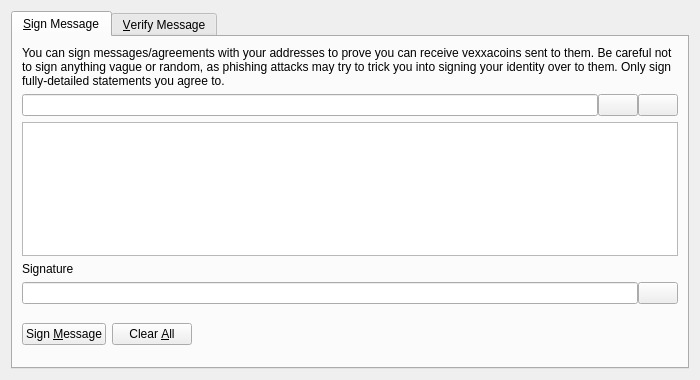
<?xml version="1.0" encoding="UTF-8"?>
<ui version="4.0">
 <class>SignVerifyMessageDialog</class>
 <widget class="QDialog" name="SignVerifyMessageDialog">
  <property name="geometry">
   <rect>
    <x>0</x>
    <y>0</y>
    <width>700</width>
    <height>380</height>
   </rect>
  </property>
  <property name="windowTitle">
   <string>Signatures - Sign / Verify a Message</string>
  </property>
  <property name="modal">
   <bool>true</bool>
  </property>
  <layout class="QVBoxLayout" name="verticalLayout">
   <item>
    <widget class="QTabWidget" name="tabWidget">
     <property name="currentIndex">
      <number>0</number>
     </property>
     <widget class="QWidget" name="tabSignMessage">
      <attribute name="title">
       <string>&amp;Sign Message</string>
      </attribute>
      <layout class="QVBoxLayout" name="verticalLayout_SM">
       <item>
        <widget class="QLabel" name="infoLabel_SM">
         <property name="text">
          <string>You can sign messages/agreements with your addresses to prove you can receive vexxacoins sent to them. Be careful not to sign anything vague or random, as phishing attacks may try to trick you into signing your identity over to them. Only sign fully-detailed statements you agree to.</string>
         </property>
         <property name="textFormat">
          <enum>Qt::PlainText</enum>
         </property>
         <property name="wordWrap">
          <bool>true</bool>
         </property>
        </widget>
       </item>
       <item>
        <layout class="QHBoxLayout" name="horizontalLayout_1_SM">
         <property name="spacing">
          <number>0</number>
         </property>
         <item>
          <widget class="QValidatedLineEdit" name="addressIn_SM">
           <property name="toolTip">
            <string>The Vexxacoin address to sign the message with</string>
           </property>
          </widget>
         </item>
         <item>
          <widget class="QPushButton" name="addressBookButton_SM">
           <property name="toolTip">
            <string>Choose previously used address</string>
           </property>
           <property name="text">
            <string/>
           </property>
           <property name="icon">
            <iconset resource="../bitcoin.qrc">
             <normaloff>:/icons/address-book</normaloff>:/icons/address-book</iconset>
           </property>
           <property name="shortcut">
            <string>Alt+A</string>
           </property>
           <property name="autoDefault">
            <bool>false</bool>
           </property>
          </widget>
         </item>
         <item>
          <widget class="QPushButton" name="pasteButton_SM">
           <property name="toolTip">
            <string>Paste address from clipboard</string>
           </property>
           <property name="text">
            <string/>
           </property>
           <property name="icon">
            <iconset resource="../bitcoin.qrc">
             <normaloff>:/icons/editpaste</normaloff>:/icons/editpaste</iconset>
           </property>
           <property name="shortcut">
            <string>Alt+P</string>
           </property>
           <property name="autoDefault">
            <bool>false</bool>
           </property>
          </widget>
         </item>
        </layout>
       </item>
       <item>
        <widget class="QPlainTextEdit" name="messageIn_SM">
         <property name="toolTip">
          <string>Enter the message you want to sign here</string>
         </property>
        </widget>
       </item>
       <item>
        <widget class="QLabel" name="signatureLabel_SM">
         <property name="text">
          <string>Signature</string>
         </property>
         <property name="textFormat">
          <enum>Qt::PlainText</enum>
         </property>
        </widget>
       </item>
       <item>
        <layout class="QHBoxLayout" name="horizontalLayout_2_SM">
         <property name="spacing">
          <number>0</number>
         </property>
         <item>
          <widget class="QLineEdit" name="signatureOut_SM">
           <property name="font">
            <font>
             <italic>true</italic>
            </font>
           </property>
           <property name="readOnly">
            <bool>true</bool>
           </property>
          </widget>
         </item>
         <item>
          <widget class="QPushButton" name="copySignatureButton_SM">
           <property name="toolTip">
            <string>Copy the current signature to the system clipboard</string>
           </property>
           <property name="text">
            <string/>
           </property>
           <property name="icon">
            <iconset resource="../bitcoin.qrc">
             <normaloff>:/icons/editcopy</normaloff>:/icons/editcopy</iconset>
           </property>
           <property name="autoDefault">
            <bool>false</bool>
           </property>
          </widget>
         </item>
        </layout>
       </item>
       <item>
        <layout class="QHBoxLayout" name="horizontalLayout_3_SM">
         <item>
          <widget class="QPushButton" name="signMessageButton_SM">
           <property name="toolTip">
            <string>Sign the message to prove you own this Vexxacoin address</string>
           </property>
           <property name="text">
            <string>Sign &amp;Message</string>
           </property>
           <property name="icon">
            <iconset resource="../bitcoin.qrc">
             <normaloff>:/icons/edit</normaloff>:/icons/edit</iconset>
           </property>
           <property name="autoDefault">
            <bool>false</bool>
           </property>
          </widget>
         </item>
         <item>
          <widget class="QPushButton" name="clearButton_SM">
           <property name="toolTip">
            <string>Reset all sign message fields</string>
           </property>
           <property name="text">
            <string>Clear &amp;All</string>
           </property>
           <property name="icon">
            <iconset resource="../bitcoin.qrc">
             <normaloff>:/icons/remove</normaloff>:/icons/remove</iconset>
           </property>
           <property name="autoDefault">
            <bool>false</bool>
           </property>
          </widget>
         </item>
         <item>
          <spacer name="horizontalSpacer_1_SM">
           <property name="orientation">
            <enum>Qt::Horizontal</enum>
           </property>
           <property name="sizeHint" stdset="0">
            <size>
             <width>40</width>
             <height>48</height>
            </size>
           </property>
          </spacer>
         </item>
         <item>
          <widget class="QLabel" name="statusLabel_SM">
           <property name="font">
            <font>
             <weight>75</weight>
             <bold>true</bold>
            </font>
           </property>
           <property name="text">
            <string/>
           </property>
           <property name="wordWrap">
            <bool>true</bool>
           </property>
          </widget>
         </item>
         <item>
          <spacer name="horizontalSpacer_2_SM">
           <property name="orientation">
            <enum>Qt::Horizontal</enum>
           </property>
           <property name="sizeHint" stdset="0">
            <size>
             <width>40</width>
             <height>48</height>
            </size>
           </property>
          </spacer>
         </item>
        </layout>
       </item>
      </layout>
     </widget>
     <widget class="QWidget" name="tabVerifyMessage">
      <attribute name="title">
       <string>&amp;Verify Message</string>
      </attribute>
      <layout class="QVBoxLayout" name="verticalLayout_VM">
       <item>
        <widget class="QLabel" name="infoLabel_VM">
         <property name="text">
          <string>Enter the receiver's address, message (ensure you copy line breaks, spaces, tabs, etc. exactly) and signature below to verify the message. Be careful not to read more into the signature than what is in the signed message itself, to avoid being tricked by a man-in-the-middle attack. Note that this only proves the signing party receives with the address, it cannot prove sendership of any transaction!</string>
         </property>
         <property name="textFormat">
          <enum>Qt::PlainText</enum>
         </property>
         <property name="alignment">
          <set>Qt::AlignLeading|Qt::AlignLeft|Qt::AlignTop</set>
         </property>
         <property name="wordWrap">
          <bool>true</bool>
         </property>
        </widget>
       </item>
       <item>
        <layout class="QHBoxLayout" name="horizontalLayout_1_VM">
         <property name="spacing">
          <number>0</number>
         </property>
         <item>
          <widget class="QValidatedLineEdit" name="addressIn_VM">
           <property name="toolTip">
            <string>The Vexxacoin address the message was signed with</string>
           </property>
          </widget>
         </item>
         <item>
          <widget class="QPushButton" name="addressBookButton_VM">
           <property name="toolTip">
            <string>Choose previously used address</string>
           </property>
           <property name="text">
            <string/>
           </property>
           <property name="icon">
            <iconset resource="../bitcoin.qrc">
             <normaloff>:/icons/address-book</normaloff>:/icons/address-book</iconset>
           </property>
           <property name="shortcut">
            <string>Alt+A</string>
           </property>
           <property name="autoDefault">
            <bool>false</bool>
           </property>
          </widget>
         </item>
        </layout>
       </item>
       <item>
        <widget class="QPlainTextEdit" name="messageIn_VM"/>
       </item>
       <item>
        <widget class="QValidatedLineEdit" name="signatureIn_VM"/>
       </item>
       <item>
        <layout class="QHBoxLayout" name="horizontalLayout_2_VM">
         <item>
          <widget class="QPushButton" name="verifyMessageButton_VM">
           <property name="toolTip">
            <string>Verify the message to ensure it was signed with the specified Vexxacoin address</string>
           </property>
           <property name="text">
            <string>Verify &amp;Message</string>
           </property>
           <property name="icon">
            <iconset resource="../bitcoin.qrc">
             <normaloff>:/icons/transaction_0</normaloff>:/icons/transaction_0</iconset>
           </property>
           <property name="autoDefault">
            <bool>false</bool>
           </property>
          </widget>
         </item>
         <item>
          <widget class="QPushButton" name="clearButton_VM">
           <property name="toolTip">
            <string>Reset all verify message fields</string>
           </property>
           <property name="text">
            <string>Clear &amp;All</string>
           </property>
           <property name="icon">
            <iconset resource="../bitcoin.qrc">
             <normaloff>:/icons/remove</normaloff>:/icons/remove</iconset>
           </property>
           <property name="autoDefault">
            <bool>false</bool>
           </property>
          </widget>
         </item>
         <item>
          <spacer name="horizontalSpacer_1_VM">
           <property name="orientation">
            <enum>Qt::Horizontal</enum>
           </property>
           <property name="sizeHint" stdset="0">
            <size>
             <width>40</width>
             <height>48</height>
            </size>
           </property>
          </spacer>
         </item>
         <item>
          <widget class="QLabel" name="statusLabel_VM">
           <property name="font">
            <font>
             <weight>75</weight>
             <bold>true</bold>
            </font>
           </property>
           <property name="text">
            <string/>
           </property>
           <property name="wordWrap">
            <bool>true</bool>
           </property>
          </widget>
         </item>
         <item>
          <spacer name="horizontalSpacer_2_VM">
           <property name="orientation">
            <enum>Qt::Horizontal</enum>
           </property>
           <property name="sizeHint" stdset="0">
            <size>
             <width>40</width>
             <height>48</height>
            </size>
           </property>
          </spacer>
         </item>
        </layout>
       </item>
      </layout>
     </widget>
    </widget>
   </item>
  </layout>
 </widget>
 <customwidgets>
  <customwidget>
   <class>QValidatedLineEdit</class>
   <extends>QLineEdit</extends>
   <header>qvalidatedlineedit.h</header>
  </customwidget>
 </customwidgets>
 <resources>
  <include location="../bitcoin.qrc"/>
 </resources>
 <connections/>
</ui>
